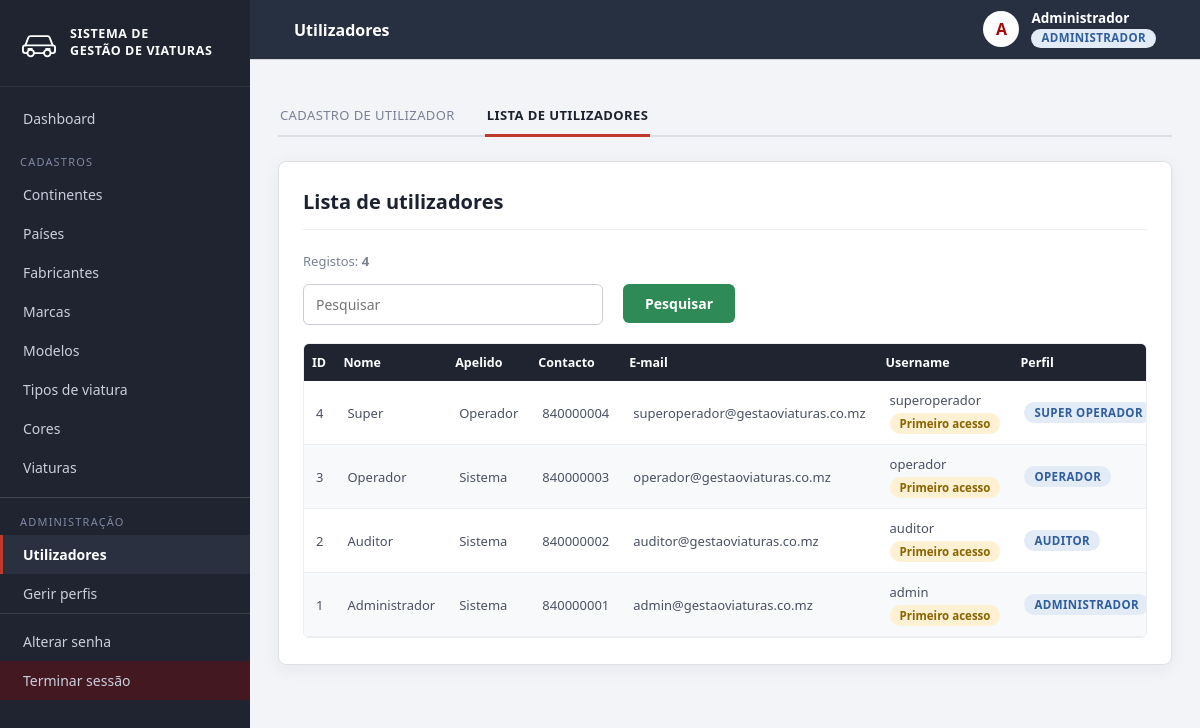
Screenshot of /view/ListarUtilizador.php (signed in) with the database file from the repository.
### tables this page shows
CREATE TABLE utilizadores (
    idUtilizador INT AUTO_INCREMENT PRIMARY KEY,
    nome         VARCHAR(60)  NOT NULL,
    apelido      VARCHAR(60)  NOT NULL,
    contacto     VARCHAR(15)  NOT NULL,
    email        VARCHAR(100) NOT NULL,
    username     VARCHAR(30)  NOT NULL UNIQUE,
    senha        VARCHAR(255) NOT NULL,
    idPerfil     INT NOT NULL,
    activo       TINYINT(1) NOT NULL DEFAULT 1,
    FOREIGN KEY (idPerfil) REFERENCES perfil (idPerfil)
);

CREATE TABLE perfil (
    idPerfil   INT AUTO_INCREMENT PRIMARY KEY,
    nomePerfil VARCHAR(40) NOT NULL UNIQUE
);

### controller/controllerLogin.php (called while the page is built, shortened)
<?php
include_once(__DIR__ . "/helpers.php");
include_once(__DIR__ . "/controllerLog.php");
function eAdministrador()
{
    return isset($_SESSION['idPerfil']) && (int) $_SESSION['idPerfil'] === ID_PERFIL_ADMIN;
}
function temPermissao($chave)
{
    global $conexao;
    static $chaves = null;
    if (eAdministrador() && strpos($chave, 'log:') !== 0) {
        return true;
    }
    if ($chaves === null) {
        $chaves = array();
        $idPerfil = (int) ($_SESSION['idPerfil'] ?? 0);
        $sql = "select p.chave from perfil_permissao pp
                join permissao p on p.codigoPermissao = pp.codigoPermissao
                where pp.idPerfil=" . $idPerfil;
        $result = mysqli_query($conexao, $sql);
        if ($result) {
            while ($rs = mysqli_fetch_assoc($result)) {
                array_push($chaves, $rs['chave']);
            }
        }
    }
    return in_array($chave, $chaves);
}

### controller/utilizadorController.php (called while the page is built, shortened)
<?php
include_once(__DIR__ . "/../model/utilizadoresModel.php");
include_once(__DIR__ . "/helpers.php");
include_once(__DIR__ . "/controllerLog.php");
function montarUtilizador($rs)
{
    return new Utilizador($rs['idUtilizador'], $rs['nome'], $rs['apelido'], $rs['contacto'], $rs['email'], $rs['username'], $rs['senha'], $rs['idPerfil'], $rs['nomePerfil']);
}
function consultarUtilizador($filtro = "")
{
    global $conexao;
    $lista = array();
    $sql = "select u.*, p.nomePerfil from utilizadores u
            join perfil p on p.idPerfil = u.idPerfil
            where u.activo=1" . $filtro . " order by u.idUtilizador desc";
    $result = mysqli_query($conexao, $sql);
    if ($result) {
        while ($rs = mysqli_fetch_assoc($result)) {
            array_push($lista, montarUtilizador($rs));
        }
    }
    return $lista;
}
function listarUtilizador()
{
    return consultarUtilizador();
}
function jaEntrouNoSistema($idUtilizador)
{
    global $conexao;
    $result = mysqli_query($conexao, "select 1 from log where idUtilizador=" . (int) $idUtilizador . " and accao='Log in' limit 1");
    return $result && mysqli_num_rows($result) > 0;
}

### controller/helpers.php (called while the page is built, shortened)
<?php
function e($texto)
{
    return htmlspecialchars((string) $texto, ENT_QUOTES, 'UTF-8');
}

### model/utilizadoresModel.php (called while the page is built, shortened)
<?php
class Utilizador
{
    private $idUtilizador;
    private $nome;
    private $apelido;
    private $contacto;
    private $email;
    private $username;
    private $idPerfil;
    private $nomePerfil;
    public function __construct($idUtilizador, $nome, $apelido, $contacto, $email, $username, $senha, $idPerfil, $nomePerfil = null)
    {
        $this->idUtilizador = $idUtilizador;
        $this->nome = $nome;
        $this->apelido = $apelido;
        $this->contacto = $contacto;
        $this->email = $email;
        $this->username = $username;
        $this->idPerfil = $idPerfil;
        $this->nomePerfil = $nomePerfil;
    }
    public function getIdUtilizador()
    {
        return $this->idUtilizador;
    }
    public function getNome()
    {
        return $this->nome;
    }
    public function getApelido()
    {
        return $this->apelido;
    }
    public function getContacto()
    {
        return $this->contacto;
    }
    public function getEmail()
    {
        return $this->email;
    }
    public function getUsername()
    {
        return $this->username;
    }
    public function getIdPerfil()
    {
        return $this->idPerfil;
    }
    public function getNomePerfil()
    {
        return $this->nomePerfil;
    }
}

### view/ListarUtilizador.php (the view, shortened to what this page needs)
<?php
include_once __DIR__ . '/../controller/controllerLogin.php';
include_once __DIR__ . '/../controller/utilizadorController.php';
$pesquisa = trim($_GET['pesquisa'] ?? '');
$lista = $pesquisa != '' ? pesquisarUtilizador($pesquisa) : listarUtilizador();
?>
<!DOCTYPE html>
<html lang="pt">
<head>
    <link rel="stylesheet" href="css/estilo.css">
</head>
<body>
    <?php include __DIR__ . '/partials/menu.php'; ?>
    <div class="mae">
        <div class="cabecalho">
            <div class="abas">
                <?php if (temPermissao('utilizador:criar')) { ?><a href="CadastrarUtilizador.php" class="aba">CADASTRO DE UTILIZADOR</a><?php } ?>
                <div class="aba abaAtiva">LISTA DE UTILIZADORES</div>
            </div>
        </div>
        <div class="dalheee">
            <div class="card">
                <div class="topo">
                    <h1 class="titulo"><strong>Lista de utilizadores</strong></h1>
                </div>
                <p class="totalRegistos">Registos: <strong><?= count($lista) ?></strong></p>
                <form method="get">
                    <div class="linha">
                        <div class="campo campoBusca">
                            <input type="text" name="pesquisa" class="input" placeholder="Pesquisar" value="<?= e($pesquisa) ?>">
                        </div>
                        <div class="campo">
                            <button type="submit" class="botao">Pesquisar</button>
                        </div>
                    </div>
                </form>
                <div class="tabela">
                    <table>
                        <thead>
                            <tr>
                                <th>ID</th>
                                <th>Nome</th>
                                <th>Apelido</th>
                                <th>Contacto</th>
                                <th>E-mail</th>
                                <th>Username</th>
                                <th>Perfil</th>
                            </tr>
                        </thead>
                        <tbody>
                            <?php if (count($lista) == 0) { ?>
                                <tr>
                                    <td colspan="8">SEM NENHUM UTILIZADOR REGISTADO</td>
                                </tr>
                            <?php } else { ?>
                                <?php foreach ($lista as $item) { ?>
                                    <tr>
                                        <td><?= $item->getIdUtilizador() ?></td>
                                        <td><?= e($item->getNome()) ?></td>
                                        <td><?= e($item->getApelido()) ?></td>
                                        <td><?= e($item->getContacto()) ?></td>
                                        <td><?= e($item->getEmail()) ?></td>
                                        <td>
                                            <?= e($item->getUsername()) ?>
                                            <?php if (!jaEntrouNoSistema($item->getIdUtilizador())) { ?>
                                                <br>
                                                <span class="estadoTag estadoPrimeiro">Primeiro acesso</span>
                                            <?php } ?>
                                        </td>
                                        <td><span class="perfilTag perfil-<?= $item->getIdPerfil() % 6 ?>"><?= e($item->getNomePerfil()) ?></span></td>
                                    </tr>
                                <?php } ?>
                            <?php } ?>
                        </tbody>
                    </table>
                </div>
            </div>
        </div>
    </div>
</body>
</html>

### view/css/estilo.css (style rules this page uses)
:root { --escuro: #1f2430; --escuro-2: #2a3040; --acento: #c0392b; --acento-hover: #a93226; --verde: #2e8b57; --verde-hover: #25744a; --azul: #2f6fb3; --azul-hover: #265a93; --fundo: #f3f4f7; --branco: #ffffff; --borda: #dde0e6; --texto: #1d2230; --texto-medio: #4a5163; --texto-claro: #7a8194; }
* { margin: 0; padding: 0; box-sizing: border-box; font-family: 'Segoe UI', 'Trebuchet MS', Arial, sans-serif; }
body { background-color: var(--fundo); color: var(--texto); min-height: 100vh; }
.mae { margin-left: 250px; min-height: 100vh; display: flex; flex-direction: column; padding: 92px 28px 40px; }
.cabecalho { position: sticky; top: 60px; z-index: 10; background-color: var(--fundo); padding-top: 4px; margin-bottom: 24px; }
.abas { display: flex; gap: 28px; max-width: 1400px; margin: 0 auto; border-bottom: 2px solid var(--borda); }
.aba { padding: 10px 2px; font-size: 13px; letter-spacing: 0.4px; color: var(--texto-claro); text-decoration: none; }
.abaAtiva { color: var(--texto); font-weight: bold; border-bottom: 3px solid var(--acento); margin-bottom: -2px; }
.dalheee { width: 100%; display: flex; justify-content: center; }
.card { width: 100%; max-width: 1400px; margin: 0 auto; background-color: var(--branco); border: 1px solid var(--borda); border-radius: 8px; padding: 26px 24px; box-shadow: 0 4px 18px rgba(31, 36, 48, 0.06); }
.topo { margin-bottom: 22px; padding-bottom: 14px; border-bottom: 1px solid #eceef2; }
.titulo { font-size: 20px; color: var(--texto); }
.linha { display: flex; gap: 20px; }
.campo { margin-bottom: 18px; }
.campoBusca { width: 300px; }
.input { width: 100%; padding: 10px 12px; border: 1px solid #c9cdd6; border-radius: 6px; font-size: 14px; color: var(--texto); background-color: #ffffff; transition: border-color 0.15s ease, box-shadow 0.15s ease; }
.botao { display: inline-block; padding: 10px 22px; border: none; border-radius: 6px; background-color: var(--verde); color: #ffffff; font-size: 14px; font-weight: 600; text-decoration: none; cursor: pointer; white-space: nowrap; }
.tabela { width: 100%; max-height: calc(100vh - 360px); min-height: 280px; overflow: auto; border: 1px solid #eceef2; border-radius: 6px; }
table { width: 100%; border-collapse: collapse; background-color: #ffffff; }
thead th { position: sticky; top: 0; z-index: 2; background-color: var(--escuro); color: #ffffff; text-align: left; padding: 10px 8px; font-size: 12.5px; font-weight: 600; white-space: nowrap; }
tbody td { padding: 10px 12px; white-space: nowrap; font-size: 13px; color: var(--texto-medio); border-bottom: 1px solid #eceef2; }
tbody tr:nth-child(even) { background-color: #f8f9fb; }
.perfilTag { display: inline-block; padding: 3px 10px; border-radius: 12px; font-size: 11.5px; font-weight: 700; letter-spacing: 0.4px; background-color: #e3ebf7; color: #2f5d9e; }
.estadoTag { display: inline-block; padding: 3px 10px; border-radius: 12px; font-size: 11.5px; font-weight: 700; white-space: nowrap; }
.estadoPrimeiro { background-color: #fdf0d3; color: #8a6500; margin-top: 4px; }
.totalRegistos { margin-bottom: 14px; font-size: 13px; color: var(--texto-claro); }

### rows the page displays
utilizadores: idUtilizador "4", nome "Super", apelido "Operador", contacto "840000004", email "superoperador@gestaoviaturas.co.mz", username "superoperador", idPerfil.nomePerfil "SUPER OPERADOR"
utilizadores: idUtilizador "3", nome "Operador", apelido "Sistema", contacto "840000003", email "operador@gestaoviaturas.co.mz", username "operador", idPerfil.nomePerfil "OPERADOR"
utilizadores: idUtilizador "2", nome "Auditor", apelido "Sistema", contacto "840000002", email "auditor@gestaoviaturas.co.mz", username "auditor", idPerfil.nomePerfil "AUDITOR"
utilizadores: idUtilizador "1", nome "Administrador", apelido "Sistema", contacto "840000001", email "admin@gestaoviaturas.co.mz", username "admin", idPerfil.nomePerfil "ADMINISTRADOR"

### other values shown
$entidade['menu'] "Continentes"
$entidade['menu'] "Países"
$entidade['menu'] "Fabricantes"
$entidade['menu'] "Marcas"
$entidade['menu'] "Modelos"
$entidade['menu'] "Tipos de viatura"
$entidade['menu'] "Cores"
$entidade['menu'] "Viaturas"
$tituloTopo "Utilizadores"
substr($nomeTopo, 0, 1) "A"
$nomeTopo "Administrador"
$_SESSION['perfil'] "ADMINISTRADOR"
count($lista) "4"
